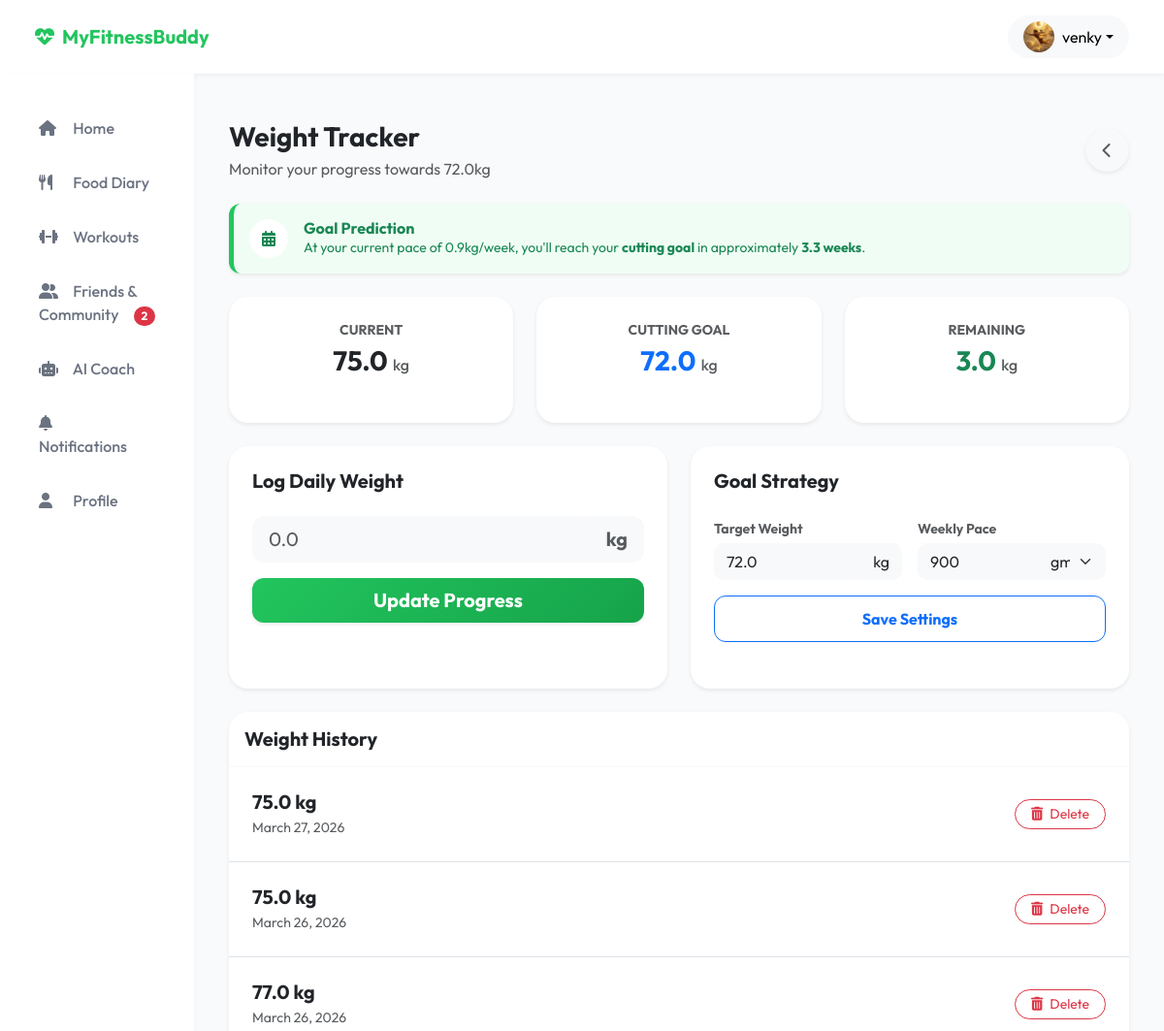
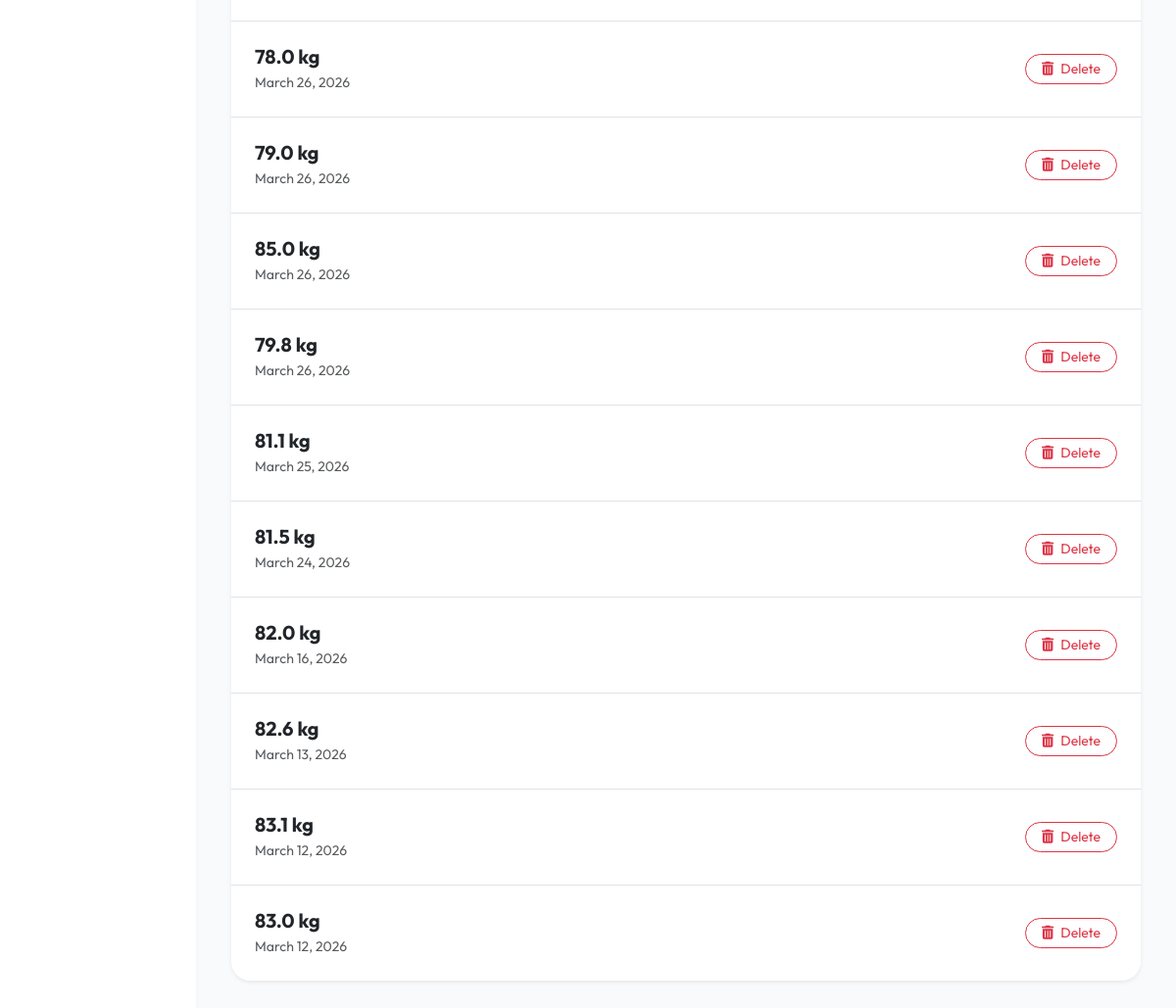
The page /weight/ (signed in) on the database its author committed (2 pictures, top to bottom).
### users/models.py (models this page shows, shortened)
class User(AbstractUser):
    phone_number = models.CharField(max_length=15, unique=True, null=True, blank=True)
    email = models.EmailField(unique=True)
    gender = models.CharField(max_length=10, null=True, blank=True)
    age = models.IntegerField(null=True, blank=True)
    country = models.CharField(max_length=100, null=True, blank=True)
    height_feet = models.IntegerField(null=True, blank=True)
    height_inches = models.IntegerField(null=True, blank=True)
    height_cm = models.FloatField(null=True, blank=True)
    current_weight = models.FloatField(null=True, blank=True)
    goal_weight = models.FloatField(null=True, blank=True)
    weight_kg = models.FloatField(null=True, blank=True)
    activity_level = models.CharField(max_length=50, null=True, blank=True)
    goals_completed = models.BooleanField(default=False)
    USERNAME_FIELD = 'email'
    REQUIRED_FIELDS = ['username']

class UserProfile(models.Model):
    user = models.OneToOneField(User, on_delete=models.CASCADE, related_name='profile')
    full_name = models.CharField(max_length=255, null=True, blank=True)
    bio = models.TextField(null=True, blank=True)
    profile_photo = models.ImageField(upload_to='profiles/', null=True, blank=True)
    fitness_level = models.CharField(max_length=50, null=True, blank=True)
    meal_planning_freq = models.CharField(max_length=50, null=True, blank=True)
    weekly_meal_plans = models.CharField(max_length=50, null=True, blank=True)
    weekly_goal = models.CharField(max_length=100, null=True, blank=True)
    streak = models.IntegerField(default=0)
    longest_streak = models.IntegerField(default=0)
    level = models.IntegerField(default=1)
    workouts_completed = models.IntegerField(default=0)
    xp = models.IntegerField(default=0)
    goals = models.ManyToManyField(Goal, blank=True)
    barriers = models.ManyToManyField(Barrier, blank=True)
    habits = models.ManyToManyField(Habit, blank=True)

class UserGoalSettings(models.Model):
    user = models.OneToOneField(settings.AUTH_USER_MODEL, on_delete=models.CASCADE, related_name='goal_settings')
    primary_goal = models.CharField(max_length=50, default="BuildMuscle")
    current_weight = models.FloatField(default=72.0)
    target_weight = models.FloatField(default=75.0)
    weekly_goal_weight = models.FloatField(default=0.5)
    current_body_fat = models.FloatField(default=18.0)
    target_body_fat = models.FloatField(default=15.0)
    muscle_mass_goal = models.FloatField(default=35.0)
    workouts_per_week = models.IntegerField(default=4)
    daily_step_goal = models.IntegerField(default=10000)
    weekly_calorie_burn_goal = models.IntegerField(default=2000)
    daily_calorie_target = models.IntegerField(default=2500)
    protein_g = models.IntegerField(default=160)
    carbs_g = models.IntegerField(default=250)
    fats_g = models.IntegerField(default=70)
    is_adaptive_mode_enabled = models.BooleanField(default=False)
    quiet_hours_from = models.CharField(max_length=5, default="22:00")
    quiet_hours_to = models.CharField(max_length=5, default="07:00")

### diary/models.py (models this page shows, shortened)
class WeightLog(models.Model):
    user = models.ForeignKey(settings.AUTH_USER_MODEL, on_delete=models.CASCADE, related_name='weight_logs')
    date = models.DateField(default=timezone.now)
    weight = models.FloatField()  # in kg
    created_at = models.DateTimeField(auto_now_add=True)
    class Meta:
        ordering = ['date']

### web/views.py (the view, shortened to what this page needs)
# urls.py: path('weight/', views.weight_view, name='weight_log'),
@login_required(login_url='login')
def weight_view(request):
    goals_q, _ = UserGoalSettings.objects.get_or_create(user=request.user)
    weight_history = WeightLog.objects.filter(user=request.user).order_by('-date', '-created_at')
    current_w = request.user.current_weight or 0
    target_w = goals_q.target_weight or 0
    weekly_w = goals_q.weekly_goal_weight or 0.5
    weight_diff = abs(target_w - current_w)
    weeks_remaining = round(weight_diff / weekly_w, 1) if weekly_w > 0 else 0
    weekly_display = weekly_w
    weekly_unit = 'kg'
    if weekly_w < 1.0:
        weekly_display = int(weekly_w * 1000)
        weekly_unit = 'gm'
    context = {
        'weight_history': weight_history,
        'current_weight': current_w,
        'goal_weight': target_w,
        'weekly_goal': weekly_w,
        'weekly_display': weekly_display,
        'weekly_unit': weekly_unit,
        'weight_remaining': weight_diff,
        'weeks_remaining': weeks_remaining,
        'is_bulking': target_w > current_w if target_w and current_w else False,
    }
    return render(request, 'web/weight_log.html', context)

### web/context_processors.py (called while the page is built)
def social_context(request):
    if request.user.is_authenticated:
        pending_count = FriendRequest.objects.filter(receiver=request.user, status='pending').count()
        return {
            'pending_friend_requests_count': pending_count
        }
    return {
        'pending_friend_requests_count': 0
    }

### templates/web/weight_log.html (shortened to what this page needs)
{% extends 'web/base.html' %}
{% block content %}
<div class="container py-4">
    <div class="d-flex align-items-center justify-content-between mb-4">
        <div>
            <h1 class="h3 fw-bold text-dark mb-1">Weight Tracker</h1>
            <p class="text-muted mb-0">Monitor your progress towards {{ goal_weight }}kg</p>
        </div>
        <a href="{% url 'dashboard' %}" class="btn btn-light rounded-circle shadow-sm" style="width: 45px; height: 45px; display: flex; align-items: center; justify-content: center;">
            <i class="fas fa-chevron-left text-muted"></i>
        </a>
    </div>
    {% if weeks_remaining > 0 %}
    <div class="alert border-0 shadow-sm d-flex align-items-center p-3 mb-4" style="background: #F0FDF4; border-left: 5px solid #22C55E !important; border-radius: 12px;">
        <div class="rounded-circle bg-white d-flex align-items-center justify-content-center me-3" style="width: 40px; height: 40px;">
            <i class="fas fa-calendar-alt text-success"></i>
        </div>
        <div>
            <h6 class="fw-bold text-success mb-0">Goal Prediction</h6>
            <p class="text-success small mb-0">At your current pace of {{ weekly_goal }}kg/week, you'll reach your
                <span class="fw-bold">{% if is_bulking %}bulking{% else %}cutting{% endif %} goal</span>
                in approximately <span class="fw-bold">{{ weeks_remaining }} weeks</span>.
            </p>
        </div>
    </div>
    {% endif %}
    <div class="row g-4 mb-4">
        <div class="col-md-4">
            <div class="card h-100 p-4 border-0 shadow-sm text-center bg-white weight-card">
                <p class="text-uppercase text-muted fw-bold small mb-1">Current</p>
                <h3 class="fw-bold mb-0 text-dark">{{ current_weight }} <span class="h6 text-muted">kg</span></h3>
            </div>
        </div>
        <div class="col-md-4">
            <div class="card h-100 p-4 border-0 shadow-sm text-center bg-white weight-card">
                <p class="text-uppercase text-muted fw-bold small mb-1">{% if is_bulking %}Bulking{% else %}Cutting{% endif %} Goal</p>
                <h3 class="fw-bold mb-0 text-primary">{{ goal_weight }} <span class="h6 text-muted">kg</span></h3>
            </div>
        </div>
        <div class="col-md-4">
            <div class="card h-100 p-4 border-0 shadow-sm text-center bg-white weight-card">
                <p class="text-uppercase text-muted fw-bold small mb-1">Remaining</p>
                <h3 class="fw-bold mb-0 text-success">{{ weight_remaining|floatformat:1 }} <span class="h6 text-muted">kg</span></h3>
            </div>
        </div>
    </div>
    <div class="row g-4 mb-4">
        <div class="col-lg-6">
            <div class="card h-100 p-4 border-0 shadow-sm">
                <h5 class="fw-bold mb-4">Log Daily Weight</h5>
                <form method="POST">
                    <div class="input-group input-group-lg mb-3">
                        <input type="number" step="0.1" name="weight" class="form-control border-light bg-light" placeholder="0.0" required style="border-radius: 12px 0 0 12px;">
                        <span class="input-group-text border-light bg-light text-muted fw-bold" style="border-radius: 0 12px 12px 0;">kg</span>
                    </div>
                    <button type="submit" class="btn btn-log btn-lg w-100 fw-bold shadow-sm" style="border-radius: 12px;">Update Progress</button>
                </form>
            </div>
        </div>
        <div class="col-lg-6">
            <div class="card h-100 p-4 border-0 shadow-sm">
                <h5 class="fw-bold mb-4">Goal Strategy</h5>
                <form method="POST">
                    <div class="row g-3">
                        <div class="col-6">
                            <label class="small fw-bold text-muted mb-1">Target Weight</label>
                            <div class="input-group">
                                <input type="number" step="0.1" name="target_weight" value="{{ goal_weight }}" class="form-control border-light bg-light" style="border-radius: 10px 0 0 10px;">
                                <span class="input-group-text border-light bg-light small" style="border-radius: 0 10px 10px 0;">kg</span>
                            </div>
                        </div>
                        <div class="col-6">
                            <label class="small fw-bold text-muted mb-1">Weekly Pace</label>
                            <div class="input-group">
                                <input type="number" step="0.01" name="weekly_goal" value="{{ weekly_display }}" class="form-control border-light bg-light" style="border-radius: 10px 0 0 10px;">
                                <select name="weekly_unit" class="form-select border-light bg-light small" style="border-radius: 0 10px 10px 0; max-width: 70px;">
                                    <option value="gm" {% if weekly_unit == 'gm' %}selected{% endif %}>gm</option>
                                </select>
                            </div>
                        </div>
                    </div>
                    <button type="submit" class="btn btn-outline-primary w-100 mt-3 fw-bold" style="border-radius: 12px; height: 48px;">Save Settings</button>
                </form>
            </div>
        </div>
    </div>
    <div class="card border-0 shadow-sm overflow-hidden">
        <div class="card-header bg-white py-3 border-bottom border-light">
            <h5 class="fw-bold mb-0">Weight History</h5>
        </div>
        <div class="list-group list-group-flush">
            {% for log in weight_history %}
            <div class="list-group-item p-4 d-flex justify-content-between align-items-center bg-white">
                <div>
                    <h5 class="fw-bold mb-1">{{ log.weight }} kg</h5>
                    <p class="text-muted small mb-0">{{ log.date|date:"F j, Y" }}</p>
                </div>
                <a href="{% url 'weight_delete' log.id %}" class="btn btn-outline-danger btn-sm rounded-pill px-3">
                    <i class="fas fa-trash-alt me-1"></i> Delete
                </a>
            </div>
            {% endfor %}
        </div>
    </div>
</div>
{% endblock %}

### templates/web/base.html (shortened to what this page needs)
<!DOCTYPE html>
<html lang="en">
<head>
    <link href="https://cdn.jsdelivr.net/npm/bootstrap@5.3.0/dist/css/bootstrap.min.css" rel="stylesheet">
    <link rel="stylesheet" href="https://cdnjs.cloudflare.com/ajax/libs/font-awesome/6.4.0/css/all.min.css">
</head>
<body>
    {% if not hide_nav %}
    <nav class="navbar navbar-expand-lg navbar-light">
        <div class="container-fluid">
            <a class="navbar-brand d-flex align-items-center" href="/">
                <i class="fas fa-heartbeat me-2"></i> MyFitnessBuddy
            </a>
            <div class="ms-auto d-flex align-items-center">
                {% if user.is_authenticated %}
                <div class="dropdown">
                    <button class="btn btn-light dropdown-toggle d-flex align-items-center" type="button" id="userMenu" data-bs-toggle="dropdown" aria-expanded="false" style="border-radius: 50px; padding: 5px 15px;">
                        <img src="{% if user.profile.profile_photo %}{{ user.profile.profile_photo.url }}{% else %}https://ui-avatars.com/api/?name={{ user.username }}&background=22C55E&color=fff{% endif %}" alt="Profile" class="rounded-circle me-2" style="width: 32px; height: 32px; object-fit: cover;">
                        <span class="d-none d-md-inline">{{ user.username }}</span>
                    </button>
                </div>
                {% else %}
                <a href="{% url 'login' %}" class="btn btn-outline-success me-2 rounded-pill px-4">Login</a>
                <a href="{% url 'signup' %}" class="btn btn-primary rounded-pill px-4">Signup</a>
                {% endif %}
            </div>
        </div>
    </nav>
    {% endif %}
    <div class="container-fluid">
        <div class="row">
            {% if user.is_authenticated and not hide_nav %}
            <div class="col-lg-2 sidebar">
                <div class="nav flex-column">
                    <a class="nav-link {% if request.resolver_match.url_name == 'dashboard' %}active{% endif %}" href="{% url 'dashboard' %}">
                        <i class="fas fa-home"></i> Home
                    </a>
                    <a class="nav-link {% if request.resolver_match.url_name == 'food' %}active{% endif %}" href="{% url 'food' %}">
                        <i class="fas fa-utensils"></i> Food Diary
                    </a>
                    <a class="nav-link {% if request.resolver_match.url_name == 'workout' %}active{% endif %}" href="{% url 'workout' %}">
                        <i class="fas fa-dumbbell"></i> Workouts
                    </a>
                    <a class="nav-link {% if request.resolver_match.url_name == 'friends' %}active{% endif %}" href="{% url 'friends' %}">
                        <i class="fas fa-user-friends"></i> Friends & Community
                        {% if pending_friend_requests_count > 0 %}
                            <span class="badge bg-danger rounded-pill float-end small mt-1">{{ pending_friend_requests_count }}</span>
                        {% endif %}
                    </a>
                    <a class="nav-link {% if request.resolver_match.url_name == 'ai_coach' %}active{% endif %}" href="{% url 'ai_coach' %}">
                        <i class="fas fa-robot"></i> AI Coach
                    </a>
                    <a class="nav-link {% if request.resolver_match.url_name == 'notifications' %}active{% endif %}" href="{% url 'notifications' %}">
                        <i class="fas fa-bell"></i> Notifications
                    </a>
                    <a class="nav-link {% if request.resolver_match.url_name == 'profile' %}active{% endif %}" href="{% url 'profile' %}">
                        <i class="fas fa-user"></i> Profile
                    </a>
                </div>
            </div>
            {% endif %}
            <main class="{% if user.is_authenticated and not hide_nav %}col-lg-10{% else %}col-12{% endif %} p-4">
                {% block content %}{% endblock %}
            </main>
        </div>
    </div>
</body>
</html>

### templates/web/base.html (style rules this page uses)
:root { --primary-green: #22C55E; --dark-gray: #1F2937; --light-bg: #F9FAFB; --card-shadow: 0 4px 6px -1px rgba(0, 0, 0, 0.1), 0 2px 4px -1px rgba(0, 0, 0, 0.06); }
body { font-family: 'Outfit', sans-serif; background-color: var(--light-bg); color: var(--dark-gray); }
.navbar { background-color: white; box-shadow: 0 2px 4px rgba(0,0,0,0.05); padding: 1rem 1.5rem; }
.navbar-brand { font-weight: 700; color: var(--primary-green); }
.sidebar { background-color: white; min-height: calc(100vh - 72px); padding: 2rem 1.5rem; position: sticky; top: 72px; box-shadow: 2px 0 4px rgba(0,0,0,0.02); }
.nav-link { color: #6B7280; padding: 0.75rem 1rem; border-radius: 12px; margin-bottom: 0.5rem; transition: all 0.2s ease; font-weight: 500; }
.nav-link i { margin-right: 12px; width: 20px; }
.card { border: none; border-radius: 20px; box-shadow: var(--card-shadow); margin-bottom: 1.5rem; }

### templates/web/weight_log.html (style rules this page uses)
.weight-card { transition: transform 0.2s; }
.btn-log { background: linear-gradient(135deg, var(--primary-green) 0%, #16A34A 100%); color: white; border: none; }

### rows shown on the page
User: profile_photo (picture), username "venky", current_weight "75.0"
UserGoalSettings: target_weight "72.0", weekly_goal_weight "0.9"
WeightLog: weight "75.0", date "March 27, 2026"
WeightLog: weight "75.0", date "March 26, 2026"
WeightLog: weight "77.0", date "March 26, 2026"
WeightLog: weight "78.0", date "March 26, 2026"
WeightLog: weight "79.0", date "March 26, 2026"
WeightLog: weight "85.0", date "March 26, 2026"
WeightLog: weight "79.8", date "March 26, 2026"
WeightLog: weight "81.1", date "March 25, 2026"
WeightLog: weight "81.5", date "March 24, 2026"
WeightLog: weight "82.0", date "March 16, 2026"
WeightLog: weight "82.6", date "March 13, 2026"
WeightLog: weight "83.1", date "March 12, 2026"
WeightLog: weight "83.0", date "March 12, 2026"

### other values the page prints
{{ pending_friend_requests_count }} "2"
{{ weeks_remaining }} "3.3"
{{ weight_remaining|floatformat:1 }} "3.0"
